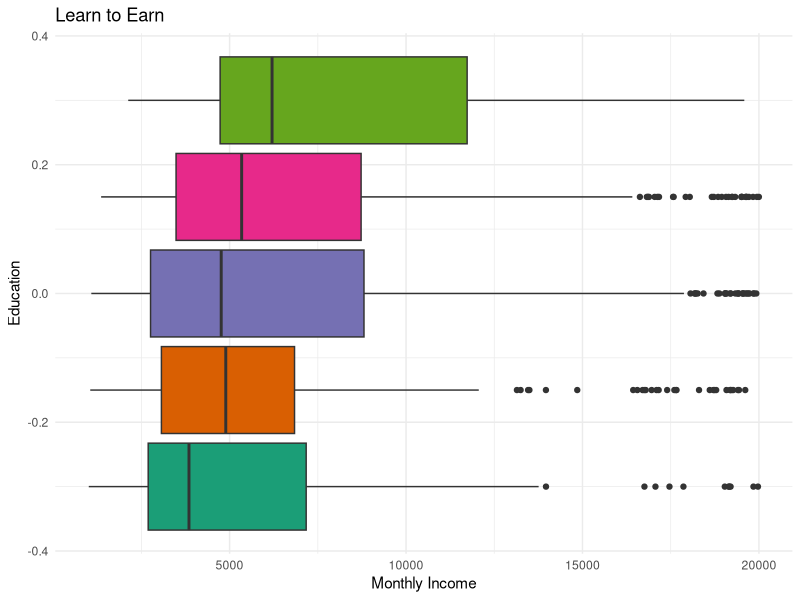
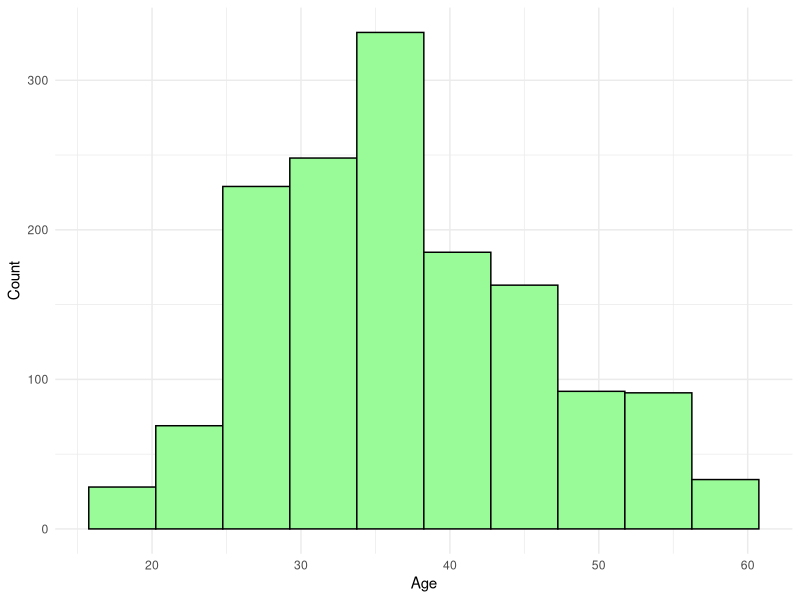
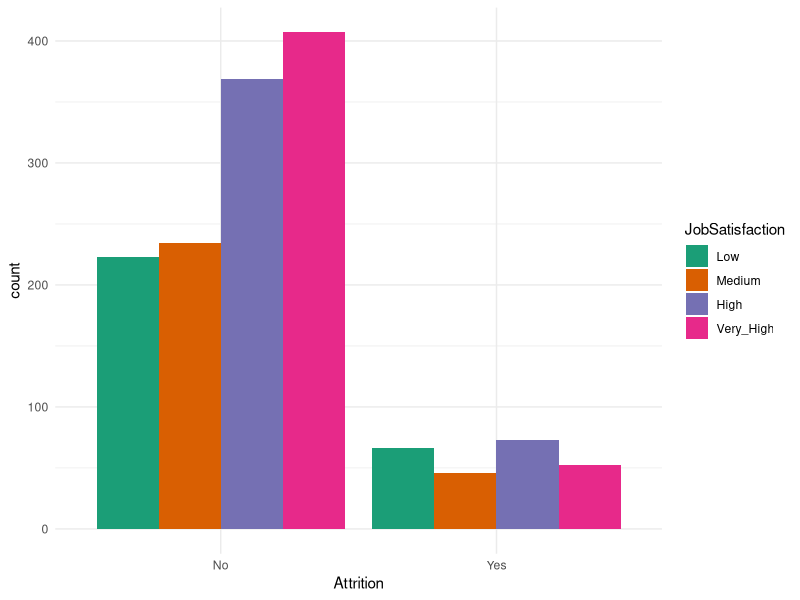
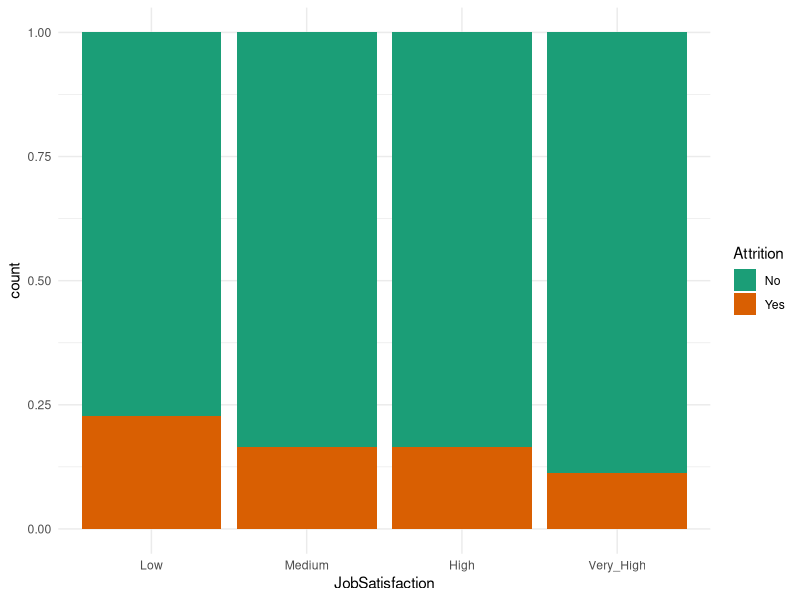
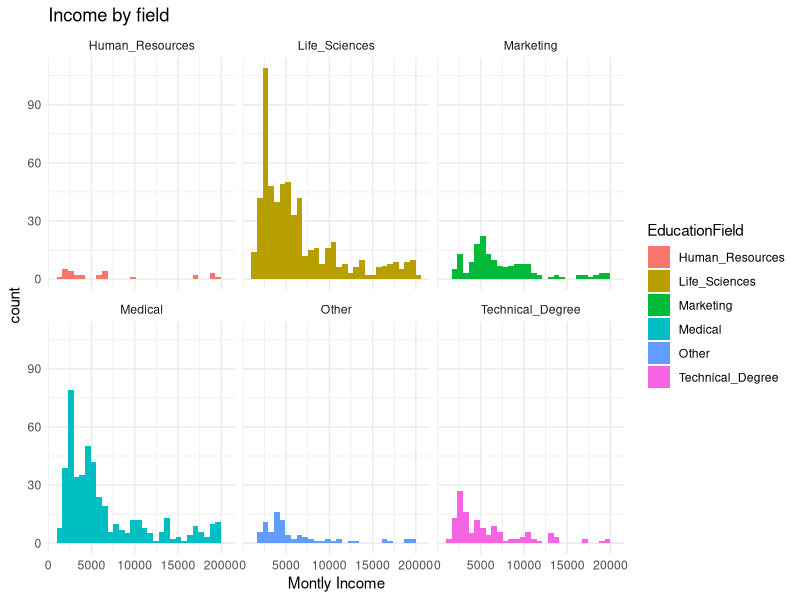

Here is the R script that generated these plots, in order:
## ---- chunk 1
#| message: false
library(tidyverse)
library(modeldata)
## ---- chunk 2
#| message: false
glimpse(attrition)

ggplot(attrition, 
       aes( x = MonthlyIncome,
            fill = Education,)) +
  geom_boxplot(show.legend = FALSE) +
  labs(x = "Monthly Income",
       y = "Education",
       title = "Learn to Earn") +
  scale_fill_brewer(palette = "Dark2")  +
  theme_minimal()
## ---- chunk 3
ggplot(attrition, 
       aes(x = Age)) +
  geom_histogram(binwidth = 4.5,
                 color = "black",
                 fill = "palegreen") +
  labs(x = "Age",
       y = "Count") + 
  theme_minimal()
## ---- chunk 4
ggplot(attrition, aes(fill = JobSatisfaction,
                     x = Attrition )) + 
  geom_bar(position = "dodge") + 
  scale_fill_brewer(palette = "Dark2") +
  theme_minimal()

## ---- chunk 5
ggplot(attrition, aes(fill = Attrition,
                      x = JobSatisfaction)) + 
  geom_bar(position = "fill") + 
  scale_fill_brewer(palette = "Dark2")+
  theme_minimal()
## ---- chunk 6
#| message: false
ggplot(attrition, 
       aes(x = MonthlyIncome,
           fill = EducationField)) +
  geom_histogram() +
  labs(x = "Montly Income",
       title = "Income by field") +
  facet_wrap(~EducationField) +
  scale_color_brewer(palette = "Dark2") +
  theme_minimal()
